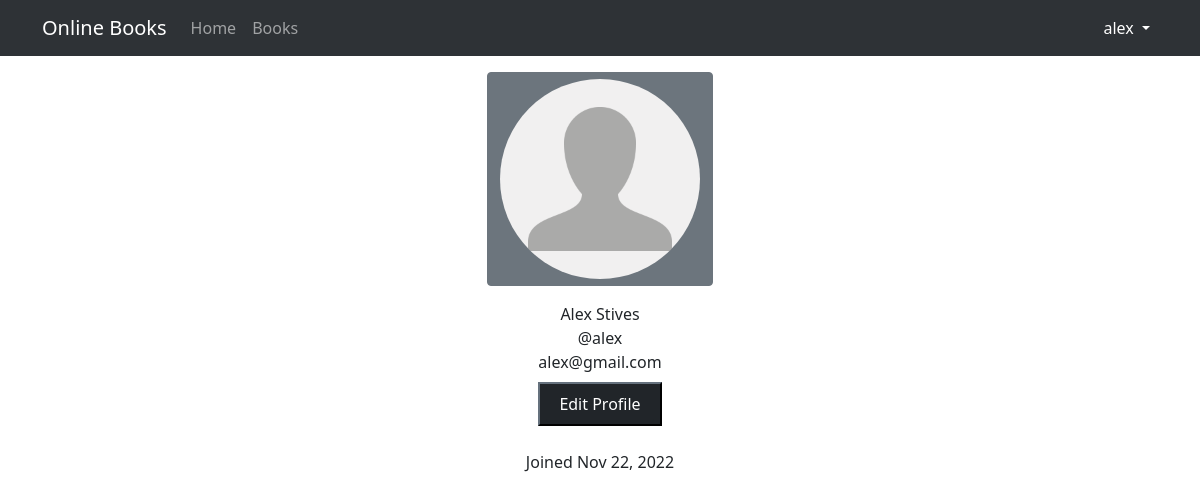
Before: /users/profile (signed in) with the older database file.
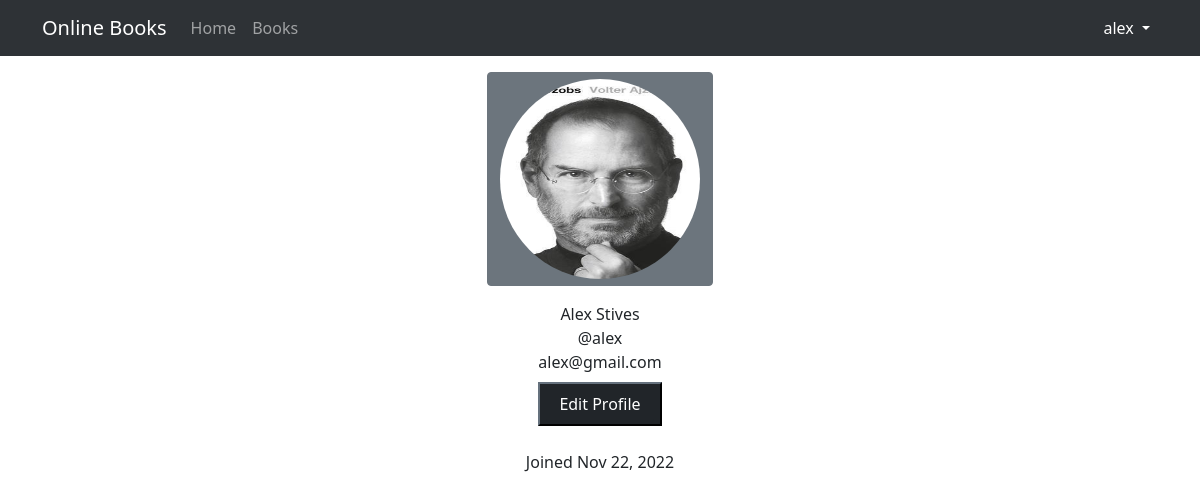
After: the same page with the newer database file.
### users/models.py (models this page shows)
class CustomUser(AbstractUser):
    profile_pic = models.ImageField(default='default.jpg')

### users/views.py (the view)
# urls.py: path('profile', ProfileView.as_view(), name="profile"),
class ProfileView(LoginRequiredMixin, View):
    def get(self, request):
        return render(request, 'users/profile.html', {'user': request.user})

### users/templates/users/profile.html (shortened to what this page needs)
{% extends 'base.html' %}
{% block content %}
    <div class="container">
        <div class=" image d-flex flex-column justify-content-center align-items-center">
            <button class="btn btn-secondary">
                <img src="{{ user.profile_pic.url }}" class="profile-pic"/>
            </button>
            <span class="name mt-3">{{ user.first_name }} {{ user.last_name }}</span>
            <span class="idd">@{{ user.username }}</span>
            <span class="idd">{{ user.email }}</span>
            <div class=" d-flex mt-2">
                <button class="btn1 btn-dark">
                    <a href="{% url 'users:profile-edit' %}" class="btn btn-dark">Edit Profile</a>
                </button>
            </div>
            <div class=" px-2 rounded mt-4 date ">
                <span class="join">Joined {{ user.date_joined|date:"M d, Y" }}</span>
            </div>
        </div>
    </div>
{% endblock %}

### templates/base.html (shortened to what this page needs)
{% load static %}
{% url 'home_page' as home_page_url %}
{% url 'books:list' as books_url %}
{% url 'users:profile' as profile_url %}
{% url 'users:profile-edit' as profile_edit_url %}
<!DOCTYPE html>
<html lang="en">
<head>
    <link href="https://cdn.jsdelivr.net/npm/bootstrap@5.0.2/dist/css/bootstrap.min.css" rel="stylesheet"
>
    <link rel="stylesheet" href="https://cdn.jsdelivr.net/npm/bootstrap-icons@1.10.2/font/bootstrap-icons.css">
    <link href="{% static 'css/main.css' %}" rel="stylesheet" type="text/css">
</head>
<body>
<nav class="navbar navbar-expand-lg navbar-dark bg-dark">
    <div class="container">
        <a class="navbar-brand" href="{% url 'landing_page' %}">Online Books</a>
        <div class="collapse navbar-collapse" id="navbarSupportedContent">
            <ul class="navbar-nav me-auto mb-2 mb-lg-0">
                <li class="nav-item">
                    <a class="nav-link {% if request.path == home_page_url %} active {% endif %}" aria-current="page"
                       href="{{ home_page_url }}">Home</a>
                </li>
                <li class="nav-item">
                    <a class="nav-link {% if request.path == books_url %} active {% endif %}" aria-current="page"
                       href="{{ books_url }}">Books</a>
                </li>
            </ul>
        </div>
        <div>
            {% if request.user.is_authenticated %}
                <ul class="navbar-nav">
                    <li class="nav-item dropdown">
                        <a class="nav-link dropdown-toggle {% if request.path == profile_url or profile_edit_url %} active {% endif %}" href="#" id="navbarDropdown" role="button"
                           data-bs-toggle="dropdown" aria-expanded="false">
                            {{ request.user }}
                        </a>
                    </li>
                </ul>
            {% else %}
                <a class="btn btn-outline-primary" href="{% url 'users:login' %}">Login</a>
            {% endif %}
        </div>
    </div>
</nav>
{% block content %}
{% endblock %}
</body>
</html>

Changed rows visible on the page:
changed CustomUser "alex": profile_pic: picture added in place of a placeholder
